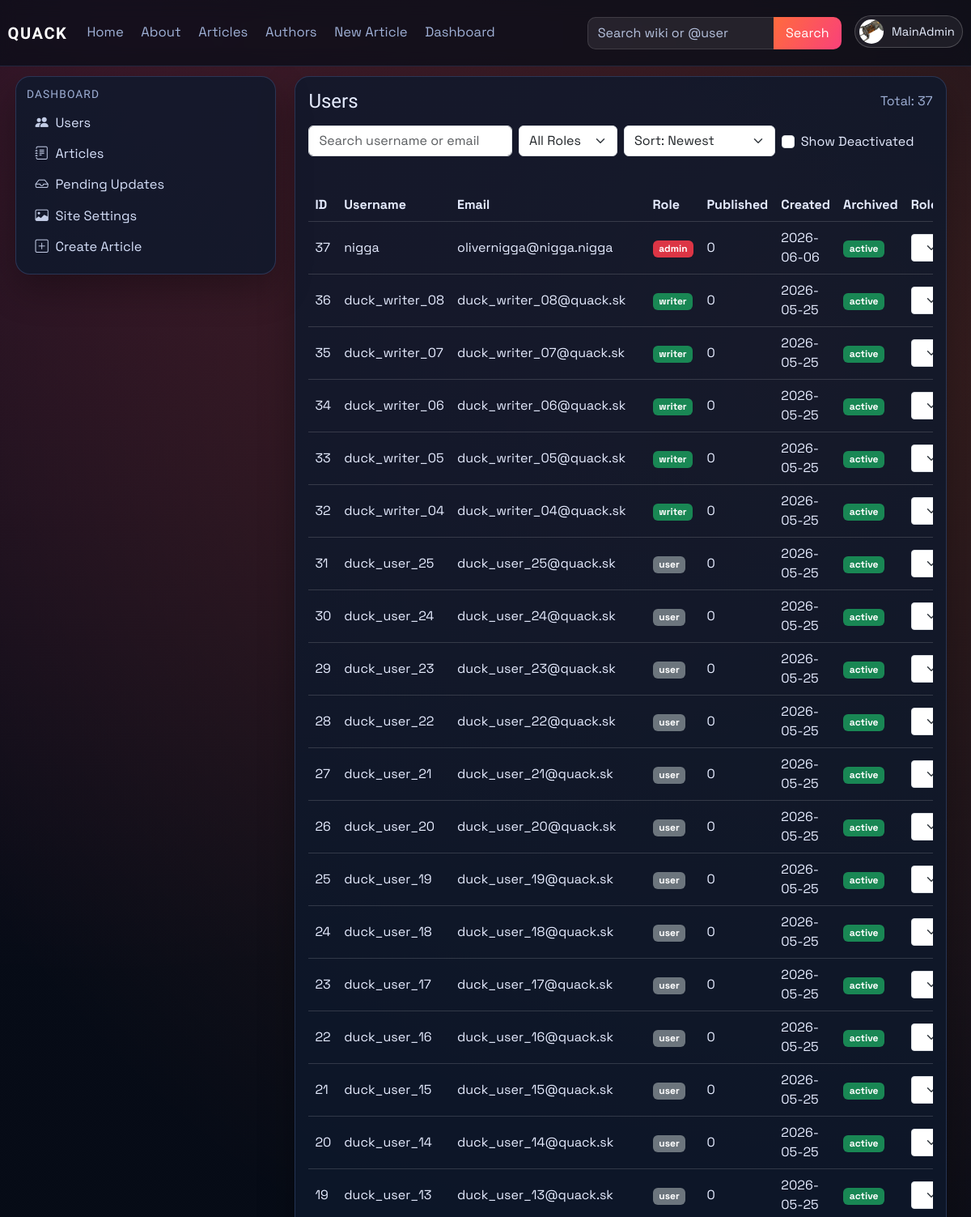
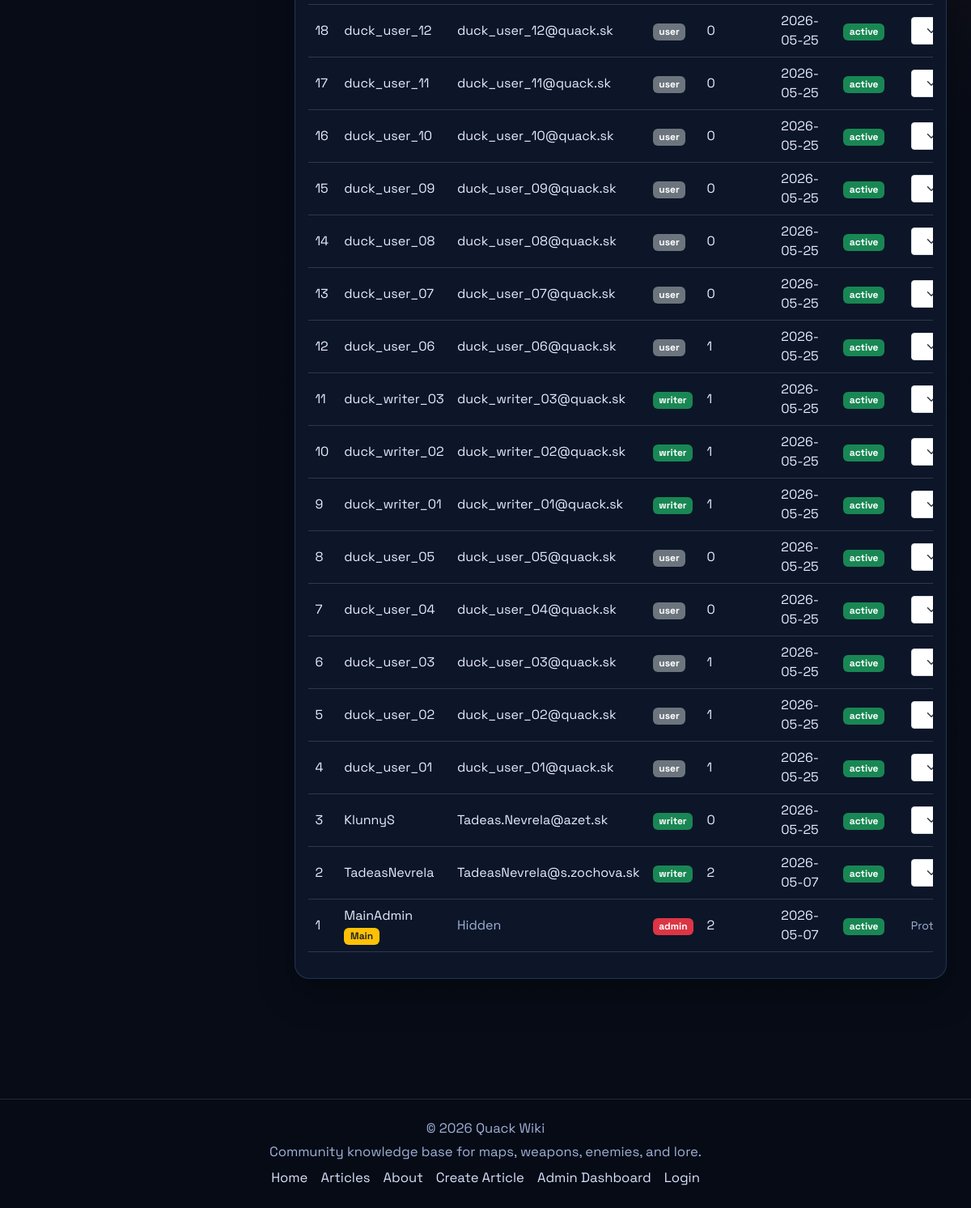
/dashboard/users (signed in), run on an earlier commit of the app's database (2 pictures, top to bottom).
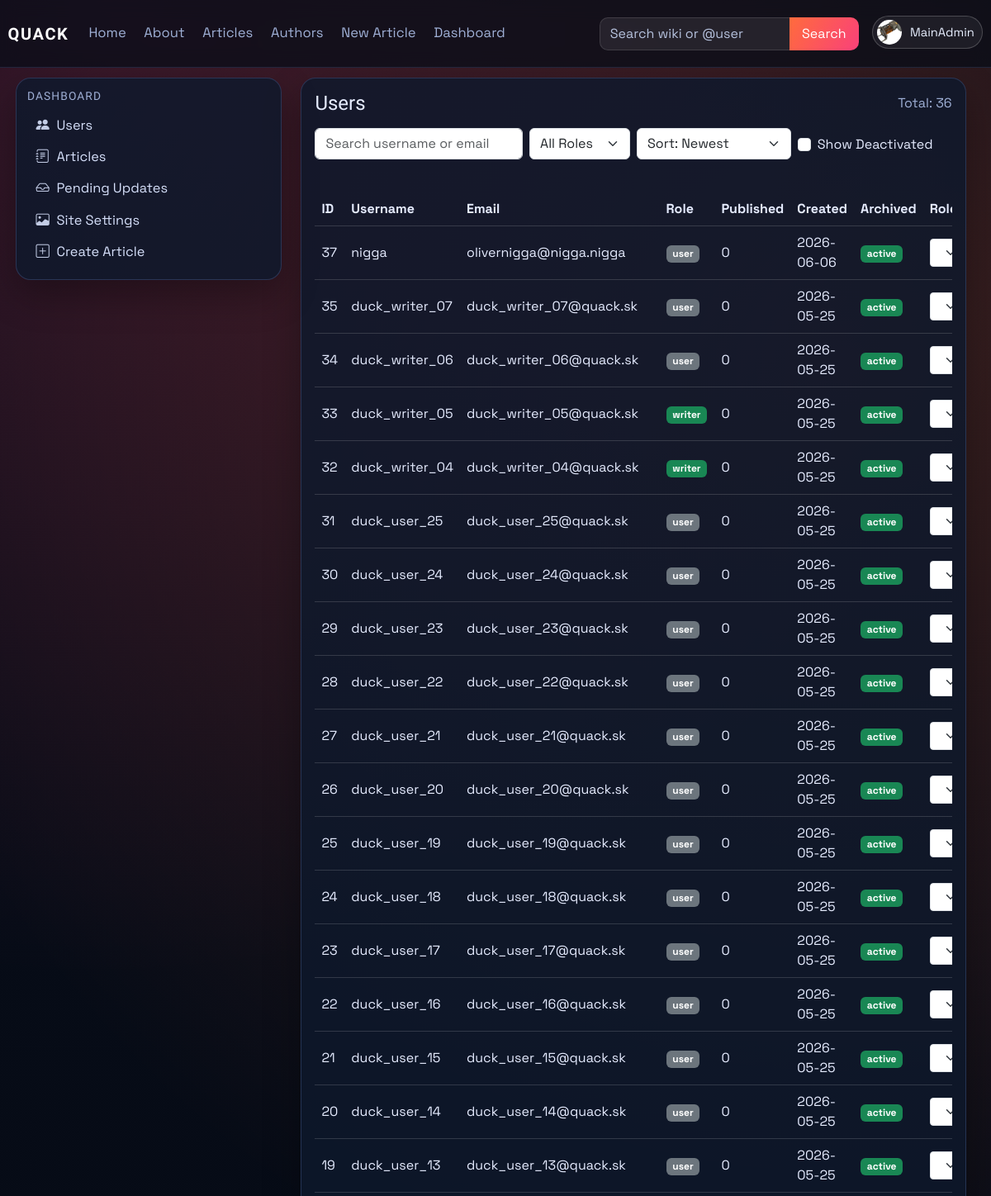
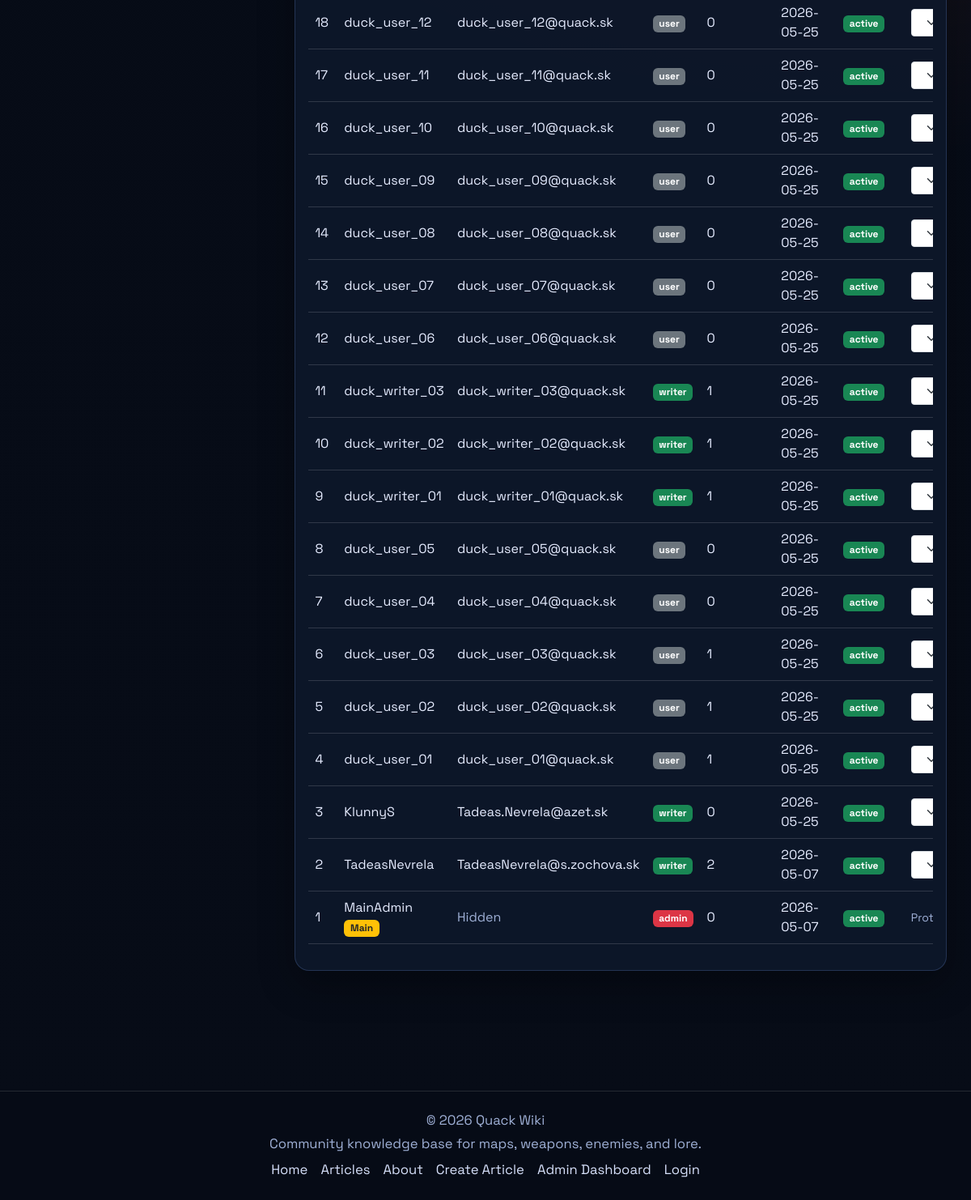
And on a later commit of the database (2 pictures, top to bottom).
### models.py (models this page shows, shortened)
class User(db.Model, UserMixin):
    id = db.Column(db.Integer, primary_key=True)
    username = db.Column(db.String(120), unique=True, nullable=False)
    email = db.Column(db.String(120), unique=True, nullable=False)
    password_hash = db.Column(db.String(128), nullable=False)
    profile_image_url = db.Column(db.String(120), nullable=True)
    public_display_name = db.Column(db.String(80), nullable=True)
    public_bio = db.Column(db.Text, nullable=True)
    created_at = db.Column(db.DateTime, default=datetime.utcnow)
    role = db.Column(db.String(30), default='user')
    is_archived = db.Column(db.Boolean, default=False, nullable=False)
    archived_at = db.Column(db.DateTime, nullable=True)

### main.py (the view)
@app.route('/dashboard/users')
@role_required(['admin'])
def dashboard_users():
    search = (request.args.get('q') or '').strip()
    role_filter = (request.args.get('role') or 'all').strip().lower()
    show_archived = request.args.get('show_archived') == '1'
    sort = (request.args.get('sort') or 'newest').strip().lower()
    query = User.query
    if not show_archived:
        query = query.filter(User.is_archived.is_(False))
    if search:
        like = f'%{search}%'
        query = query.filter((User.username.ilike(like)) | (User.email.ilike(like)))
    if role_filter in {'user', 'writer', 'admin'}:
        query = query.filter(User.role == role_filter)
    sort_map = {
        'newest': User.created_at.desc(),
        'oldest': User.created_at.asc(),
        'username_az': User.username.asc(),
        'username_za': User.username.desc(),
        'role_az': User.role.asc(),
        'role_za': User.role.desc(),
    }
    users = query.order_by(sort_map.get(sort, User.created_at.desc())).all()
    all_published_counts = published_article_counts_by_user()
    published_counts = {user.username: all_published_counts.get(user.username, 0) for user in users}
    role_form = RoleForm()
    return render_template(
        'dashboard_users.html',
        users=users,
        published_counts=published_counts,
        role_form=role_form,
        search=search,
        role_filter=role_filter,
        show_archived=show_archived,
        sort=sort,
    )

### forms.py
class RoleForm(FlaskForm):
    role = SelectField("Role", choices=[
        ("user", "User"),
        ("writer", "Writer"),
        ("admin", "Admin"),
        ], validators=[DataRequired()])
    submit = SubmitField("Change")

### main.py (called while the page is built)
def get_site_settings():
    settings = SiteSettings.query.get(1)
    if not settings:
        settings = SiteSettings(id=1)
        db.session.add(settings)
        db.session.commit()
    return settings

@app.context_processor
def inject_site_settings():
    return {'site_settings': get_site_settings()}

@login_manager.user_loader
def load_user(user_id):
    user = User.query.get(int(user_id))
    if user and user.is_archived:
        return None
    return user

def role_required(role_names: list):
    def decorator(func):
        @wraps(func)
        @login_required
        def wrapper(*args, **kwargs):
            if current_user.role not in role_names:
                abort(403)
            return func(*args, **kwargs)
        return wrapper
    return decorator

def normalize_identity(value: str) -> str:
    ascii_value = unicodedata.normalize('NFKD', value or '').encode('ascii', 'ignore').decode('ascii')
    return re.sub(r'[^a-z0-9]+', '', ascii_value.lower())

def find_user_for_article_author(author_name: str):
    if not author_name:
        return None
    exact_user = User.query.filter_by(username=author_name).first()
    if exact_user:
        return None if exact_user.is_archived else exact_user
    normalized_author = normalize_identity(author_name)
    if not normalized_author:
        return None
    active_users = User.query.filter(User.is_archived.is_(False)).all()
    return next(
        (
            user
            for user in active_users
            if normalized_author in {
                normalize_identity(user.username),
                normalize_identity(user.public_display_name),
            }
        ),
        None,
    )

def published_article_counts_by_user():
    counts = {}
    candidates = Article.query.filter(
        Article.is_archived.is_(False),
        func.lower(func.trim(Article.status)) == 'approved',
    ).all()
    for article_obj in candidates:
        user = find_user_for_article_author(article_obj.author)
        if user:
            counts[user.username] = counts.get(user.username, 0) + 1
    return counts

### templates/dashboard_users.html (shortened to what this page needs)
{% extends "_base.html" %}
{% block content %}
<div class="container-fluid px-0">
    <section id="users-section" class="card p-3">
        <div class="d-flex justify-content-between align-items-center mb-3">
            <h4 class="mb-0">Users</h4>
            <span class="text-muted">Total: {{ users|length }}</span>
        </div>
        <form method="GET" action="{{ url_for('dashboard_users') }}" class="row g-2 mb-3" id="usersFilterForm">
            <div class="col-md-4">
                <input class="form-control" type="search" name="q" value="{{ search }}" placeholder="Search username or email" id="usersSearch">
            </div>
            <div class="col-md-2">
                <select class="form-select" name="role" onchange="this.form.submit()">
                    <option value="all" {% if role_filter == 'all' %}selected{% endif %}>All Roles</option>
                </select>
            </div>
            <div class="col-md-3">
                <select class="form-select" name="sort" onchange="this.form.submit()">
                    <option value="newest" {% if sort == 'newest' %}selected{% endif %}>Sort: Newest</option>
                </select>
            </div>
            <div class="col-md-3">
                <div class="form-check mt-2">
                    <input class="form-check-input" type="checkbox" value="1" id="showArchivedUsers" name="show_archived" onchange="this.form.submit()" {% if show_archived %}checked{% endif %}>
                    <label class="form-check-label" for="showArchivedUsers">Show Deactivated</label>
                </div>
            </div>
        </form>
        <div class="table-responsive">
            <table class="table table-hover align-middle">
                <thead>
                    <tr>
                        <th>ID</th>
                        <th>Username</th>
                        <th>Email</th>
                        <th>Role</th>
                        <th>Published</th>
                        <th>Created</th>
                        <th>Archived</th>
                        <th>Role Action</th>
                    </tr>
                </thead>
                <tbody>
                    {% for user in users %}
                    <tr>
                        <td>{{ user.id }}</td>
                        <td>
                            {% if user.is_archived %}
                            <span class="text-muted">{{ user.username }}</span>
                            {% else %}
                            <a href="{{ url_for('public_profile', username=user.username) }}">{{ user.username }}</a>
                            {% endif %}
                            {% if user.username == "MainAdmin" %} <span class="badge bg-warning text-dark">Main</span>{% endif %}
                        </td>
                        <td>
                            {% if user.username == "MainAdmin" %}
                                <span class="text-muted">Hidden</span>
                            {% else %}
                                {{ user.email }}
                            {% endif %}
                        </td>
                        <td>
                            {% if user.role == "admin" %}
                            <span class="badge bg-danger">admin</span>
                            {% elif user.role == "writer" %}
                            <span class="badge bg-success">writer</span>
                            {% else %}
                            <span class="badge bg-secondary">user</span>
                            {% endif %}
                        </td>
                        <td>{{ published_counts.get(user.username, 0) }}</td>
                        <td>{{ user.created_at.strftime('%Y-%m-%d') if user.created_at else '-' }}</td>
                        <td>
                            {% if user.is_archived %}
                            <span class="badge bg-secondary">deactivated</span>
                            {% else %}
                            <span class="badge bg-success">active</span>
                            {% endif %}
                        </td>
                        <td>
                            {% if user.is_archived %}
                                <span class="text-muted small">Deactivated user</span>
                            {% elif user.username == "MainAdmin" %}
                                <span class="text-muted small">Protected account</span>
                            {% elif user.id == current_user.id %}
                                <span class="text-muted small">Self-change blocked</span>
                            {% elif user.role == "admin" and current_user.username != "MainAdmin" %}
                                <span class="text-muted small">Only MainAdmin can modify admins</span>
                            {% else %}
                            <form method="POST" action="{{ url_for('set_role', user_id=user.id) }}" class="d-flex gap-2">
                                {{ role_form.role(class="form-select form-select-sm") }}
                            </form>
                            {% endif %}
                        </td>
                    </tr>
                    {% endfor %}
                </tbody>
            </table>
        </div>
    </section>
</div>
{% endblock %}

### templates/_base.html (shortened to what this page needs)
<!doctype html>
<html lang="en">
<head>
    <link href="https://cdn.jsdelivr.net/npm/bootstrap@5.3.3/dist/css/bootstrap.min.css" rel="stylesheet">
    <link href="https://cdn.jsdelivr.net/npm/bootstrap-icons@1.11.3/font/bootstrap-icons.min.css" rel="stylesheet">
    <link rel="stylesheet" href="{{ url_for('static', filename='css/style.css', v='20260606-1') }}">
</head>
<body>
    {% from "partials/tag_link.html" import tag_article_link %}
    {% include "partials/navbar.html" %}
    <div class="layout-shell container-fluid">
        <aside class="wiki-sidebar-detached d-none d-lg-block">
            {% include "partials/sidebar.html" %}
        </aside>
        <main class="page-content page-content-with-sidebar">
            {% block content %}{% endblock %}
        </main>
        <div class="layout-footer-spacer d-none d-lg-block" aria-hidden="true"></div>
    </div>
    {% include "partials/footer.html" %}
</body>
</html>

### templates/partials/tag_link.html
{% macro tag_article_link(tag, label, icon='', class_name='') -%}
<a href="{{ url_for('about') if tag == 'about-us' else url_for('tagged_article', tag=tag) }}"{% if class_name %} class="{{ class_name }}"{% endif %}>
    {% if icon %}<i class="{{ icon }} sidebar-icon"></i>{% endif %}{{ label }}
</a>
{%- endmacro %}

### templates/partials/navbar.html (shortened to what this page needs)
{% from "partials/tag_link.html" import tag_article_link %}
<nav class="navbar navbar-expand-lg main-nav">
    <div class="container-fluid nav-wrap">
        <a class="navbar-brand brand-mark" href="{{ url_for('index') }}">QUACK</a>
        <div class="collapse navbar-collapse" id="navbarNav">
            <ul class="navbar-nav me-auto nav-links">
                <li class="nav-item"><a class="nav-link" href="{{ url_for('index') }}">Home</a></li>
                <li class="nav-item">{{ tag_article_link('about-us', 'About', class_name='nav-link') }}</li>
                <li class="nav-item"><a class="nav-link" href="{{ url_for('articles') }}">Articles</a></li>
                <li class="nav-item"><a class="nav-link" href="{{ url_for('authors') }}">Authors</a></li>
                <li class="nav-item"><a class="nav-link" href="{{ url_for('create_article') }}">New Article</a></li>
                {% if current_user.is_authenticated and current_user.role == "admin" %}
                <li class="nav-item"><a class="nav-link" href="{{ url_for('dashboard_users') }}">Dashboard</a></li>
                {% elif current_user.is_authenticated and current_user.role == "writer" %}
                <li class="nav-item"><a class="nav-link" href="{{ url_for('dashboard_articles') }}">Articles</a></li>
                {% endif %}
            </ul>
            <ul class="navbar-nav ms-auto align-items-lg-center nav-tools">
                <li class="nav-item nav-search-wrap">
                    <form class="nav-search" method="GET" action="{{ url_for('site_search') }}">
                        {% set nav_query = request.args.get('q', '') %}
                        {% if request.endpoint == 'authors' and request.args.get('all') == '1' and nav_query %}
                            {% set nav_query = '@' ~ nav_query %}
                        {% elif request.endpoint not in ['articles', 'authors'] %}
                            {% set nav_query = '' %}
                        {% endif %}
                        <input class="form-control" type="search" name="q" value="{{ nav_query }}" placeholder="Search wiki or @user">
                        <button class="btn btn-brand" type="submit">Search</button>
                    </form>
                </li>
                {% if current_user.is_authenticated %}
                <li class="nav-item dropdown ms-lg-3">
                    <a class="profile-trigger" href="#" role="button" data-bs-toggle="dropdown" aria-expanded="false">
                        {% if current_user.profile_image_url %}
                        <img class="profile-avatar profile-avatar-img" src="{{ url_for('static', filename='img/' ~ current_user.profile_image_url) }}" alt="{{ current_user.username }} profile picture">
                        {% else %}
                        <span class="profile-avatar">{{ current_user.username[0]|upper }}</span>
                        {% endif %}
                        <span class="profile-name">{{ current_user.username }}</span>
                    </a>
                </li>
                {% else %}
                <li class="nav-item ms-lg-3">
                    <a class="btn btn-outline-light nav-login-btn" href="{{ url_for('login') }}">Login</a>
                </li>
                {% endif %}
            </ul>
        </div>
    </div>
</nav>

### templates/partials/sidebar.html (shortened to what this page needs)
<nav class="wiki-sidebar">
    {% if current_user.is_authenticated and current_user.role in ['admin', 'writer'] and request.endpoint in ['dashboard_users', 'dashboard_articles', 'dashboard_updates', 'dashboard_settings'] %}
    <h6 class="sidebar-title">Dashboard</h6>
    {% if current_user.role == 'admin' %}
    <a href="{{ url_for('dashboard_users') }}"><i class="bi bi-people-fill sidebar-icon"></i>Users</a>
    {% endif %}
    <a href="{{ url_for('dashboard_articles') }}"><i class="bi bi-journal-text sidebar-icon"></i>Articles</a>
    <a href="{{ url_for('dashboard_updates') }}"><i class="bi bi-inbox sidebar-icon"></i>Pending Updates</a>
    {% if current_user.role == 'admin' %}
    <a href="{{ url_for('dashboard_settings') }}"><i class="bi bi-image sidebar-icon"></i>Site Settings</a>
    {% endif %}
    <a href="{{ url_for('create_article') }}"><i class="bi bi-plus-square sidebar-icon"></i>Create Article</a>
    {% endif %}
</nav>

### templates/partials/footer.html
{% from "partials/tag_link.html" import tag_article_link %}
<footer class="site-footer">
    <div class="container-fluid">
        <div class="footer-content">
            <p class="mb-1">&copy; 2026 Quack Wiki</p>
            <p class="mb-0">Community knowledge base for maps, weapons, enemies, and lore.</p>
            <div class="footer-links">
                <a href="{{ url_for('index') }}">Home</a>
                <a href="{{ url_for('articles') }}">Articles</a>
                {{ tag_article_link('about-us', 'About') }}
                <a href="{{ url_for('create_article') }}">Create Article</a>
                {% if current_user.is_authenticated and current_user.role == 'admin' %}
                <a href="{{ url_for('dashboard_users') }}">Admin Dashboard</a>
                {% elif current_user.is_authenticated and current_user.role == 'writer' %}
                <a href="{{ url_for('dashboard_articles') }}">Articles Dashboard</a>
                {% endif %}
                <a href="{{ url_for('login') }}">Login</a>
            </div>
        </div>
    </div>
</footer>

What changed in the data, as far as the page shows it:
no longer on this page (row edited): User: id "36", username "duck_writer_08", email "duck_writer_08@quack.sk", role "writer", get "0", created_at "2026-05-25", is_archived "active"
computed for User "MainAdmin": get "2" → "0"
changed User "nigga": role "admin" → "user"
changed User "duck_writer_07": role "writer" → "user"
changed User "duck_writer_06": role "writer" → "user"
computed for User "duck_user_06": get "1" → "0"
Also different on the page:
{{ users|length }}: "37" → "36"
